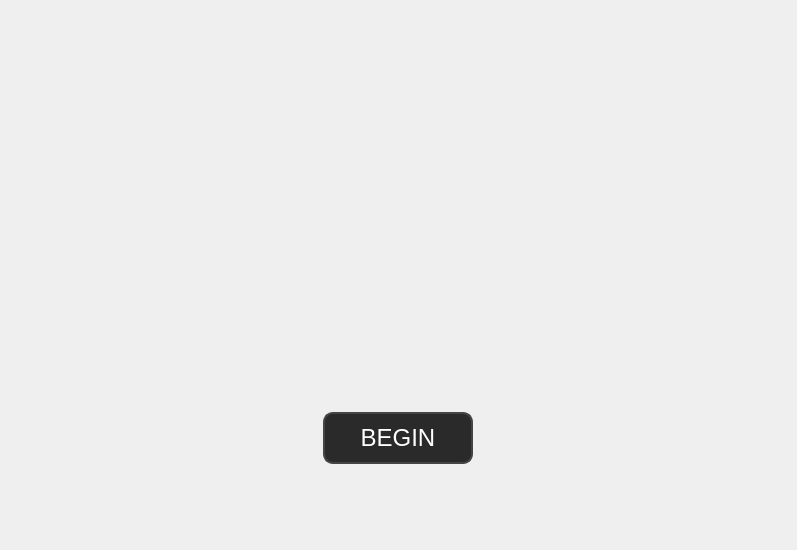
<?xml version="1.0" encoding="UTF-8"?>
<ui version="4.0">
 <class>LandingPage</class>
 <widget class="QWidget" name="LandingPage">
  <property name="geometry">
   <rect>
    <x>0</x>
    <y>0</y>
    <width>797</width>
    <height>550</height>
   </rect>
  </property>
  <property name="windowTitle">
   <string>Form</string>
  </property>
  <layout class="QHBoxLayout" name="horizontalLayout_2">
   <item>
    <widget class="BackgroundWidget" name="background" native="true">
     <layout class="QVBoxLayout" name="verticalLayout_2">
      <property name="spacing">
       <number>0</number>
      </property>
      <property name="leftMargin">
       <number>0</number>
      </property>
      <property name="topMargin">
       <number>0</number>
      </property>
      <property name="rightMargin">
       <number>0</number>
      </property>
      <property name="bottomMargin">
       <number>0</number>
      </property>
      <item>
       <layout class="QVBoxLayout" name="verticalLayout_3" stretch="4,1,0">
        <property name="spacing">
         <number>40</number>
        </property>
        <property name="bottomMargin">
         <number>40</number>
        </property>
        <item>
         <spacer name="verticalSpacer">
          <property name="orientation">
           <enum>Qt::Vertical</enum>
          </property>
          <property name="sizeHint" stdset="0">
           <size>
            <width>20</width>
            <height>40</height>
           </size>
          </property>
         </spacer>
        </item>
        <item>
         <widget class="QWidget" name="widget_2" native="true">
          <property name="styleSheet">
           <string notr="true">QWidget {
    background-color: rgba(0,0,0,0);
}</string>
          </property>
          <layout class="QHBoxLayout" name="horizontalLayout">
           <item>
            <widget class="QPushButton" name="beginButton">
             <property name="enabled">
              <bool>true</bool>
             </property>
             <property name="sizePolicy">
              <sizepolicy hsizetype="Preferred" vsizetype="Fixed">
               <horstretch>0</horstretch>
               <verstretch>0</verstretch>
              </sizepolicy>
             </property>
             <property name="maximumSize">
              <size>
               <width>150</width>
               <height>16777215</height>
              </size>
             </property>
             <property name="styleSheet">
              <string notr="true">QPushButton {
    /* Dark background for the button */
    background-color: #2a2a2a;
    
    /* White text for contrast */
    color: #ffffff;
    
    /* Use Roboto Black; ensure it's installed on your system or bundled with your app */
    font-family: &quot;Roboto Bold&quot;, sans-serif;
    font-size: 24px;
    
    /* Subtle border and rounded corners */
    border: 2px solid #444444;
    border-radius: 10px;
    
    /* Padding for comfortable spacing around text */
    padding: 10px 10px;
}

/* Hover: Slightly lighter background, lighter border */
QPushButton:hover {
    background-color: #3a3a3a;
    border-color: #666666;
}

/* Pressed: Even darker background, highlight the border a bit more */
QPushButton:pressed {
    background-color: #1f1f1f;
    border-color: #888888;
}
</string>
             </property>
             <property name="text">
              <string>BEGIN</string>
             </property>
            </widget>
           </item>
          </layout>
         </widget>
        </item>
        <item>
         <spacer name="verticalSpacer_2">
          <property name="orientation">
           <enum>Qt::Vertical</enum>
          </property>
          <property name="sizeHint" stdset="0">
           <size>
            <width>17</width>
            <height>13</height>
           </size>
          </property>
         </spacer>
        </item>
       </layout>
      </item>
     </layout>
    </widget>
   </item>
  </layout>
 </widget>
 <customwidgets>
  <customwidget>
   <class>BackgroundWidget</class>
   <extends>QWidget</extends>
   <header location="global">BackgroundWidget.h</header>
   <container>1</container>
  </customwidget>
 </customwidgets>
 <resources/>
 <connections/>
</ui>
